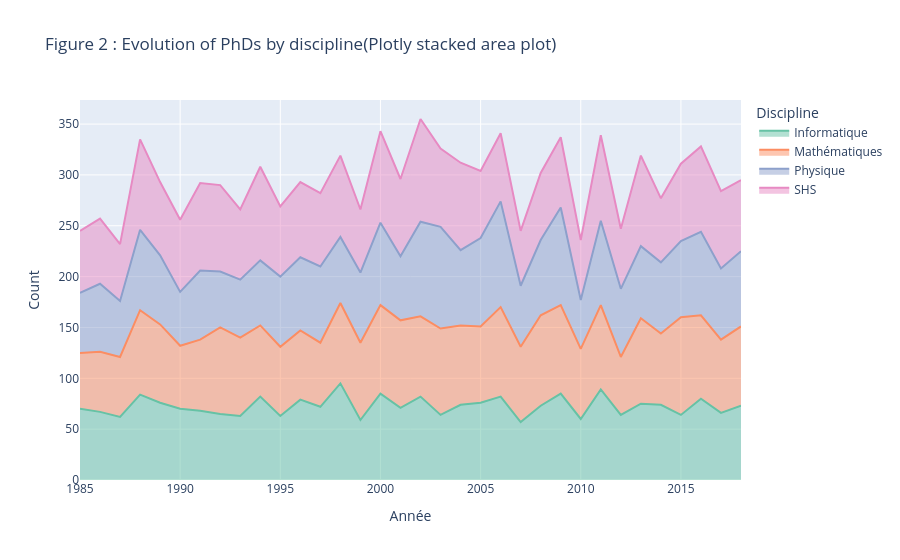

Here is the notebook cell this chart was saved with:
### Code cell
# WITH PLOTLY

#  Plot the stacked area chart with Plotly
fig = px.area(
    discipline_count2,
    x='Année',
    y='Count',
    color='Discipline',
    title='Figure 2 : Evolution of PhDs by discipline(Plotly stacked area plot)',
    color_discrete_sequence=px.colors.qualitative.Set2
)

plt.savefig('Figure2_quantitative_evolution_of_phds_from_1985_to_2018_(Plotly_stacked_area_plot).png', dpi=300)

# Show the plot
fig.show()

### Figure 1 — Plotly figure (JSON) as saved in the notebook; plotly's stock layout.template omitted (floating-point values rounded to 4 significant figures)
{"data": [{"fillpattern": {"shape": ""}, "hovertemplate": "Discipline=Informatique<br>Année=%{x}<br>Count=%{y}<extra></extra>", "legendgroup": "Informatique", "line": {"color": "rgb(102,194,165)"}, "marker": {"symbol": "circle"}, "mode": "lines", "name": "Informatique", "orientation": "v", "showlegend": true, "stackgroup": "1", "type": "scatter", "x": [1985, 1986, 1987, 1988, 1989, 1990, 1991, 1992, 1993, 1994, 1995, 1996, 1997, 1998, 1999, 2000, 2001, 2002, 2003, 2004, 2005, 2006, 2007, 2008, 2009, 2010, 2011, 2012, 2013, 2014, 2015, 2016, 2017, 2018], "xaxis": "x", "y": [70, 67, 62, 84, 76, 70, 68, 65, 63, 82, 63, 79, 72, 95, 59, 85, 71, 82, 64, 74, 76, 82, 57, 73, 85, 60, 89, 64, 75, 74, 64, 80, 66, 73], "yaxis": "y"}, {"fillpattern": {"shape": ""}, "hovertemplate": "Discipline=Mathématiques<br>Année=%{x}<br>Count=%{y}<extra></extra>", "legendgroup": "Mathématiques", "line": {"color": "rgb(252,141,98)"}, "marker": {"symbol": "circle"}, "mode": "lines", "name": "Mathématiques", "orientation": "v", "showlegend": true, "stackgroup": "1", "type": "scatter", "x": [1985, 1986, 1987, 1988, 1989, 1990, 1991, 1992, 1993, 1994, 1995, 1996, 1997, 1998, 1999, 2000, 2001, 2002, 2003, 2004, 2005, 2006, 2007, 2008, 2009, 2010, 2011, 2012, 2013, 2014, 2015, 2016, 2017, 2018], "xaxis": "x", "y": [55, 59, 59, 83, 77, 62, 70, 85, 77, 70, 68, 68, 63, 79, 76, 87, 86, 79, 85, 78, 75, 88, 74, 89, 87, 69, 83, 57, 84, 70, 96, 82, 72, 78], "yaxis": "y"}, {"fillpattern": {"shape": ""}, "hovertemplate": "Discipline=Physique<br>Année=%{x}<br>Count=%{y}<extra></extra>", "legendgroup": "Physique", "line": {"color": "rgb(141,160,203)"}, "marker": {"symbol": "circle"}, "mode": "lines", "name": "Physique", "orientation": "v", "showlegend": true, "stackgroup": "1", "type": "scatter", "x": [1985, 1986, 1987, 1988, 1989, 1990, 1991, 1992, 1993, 1994, 1995, 1996, 1997, 1998, 1999, 2000, 2001, 2002, 2003, 2004, 2005, 2006, 2007, 2008, 2009, 2010, 2011, 2012, 2013, 2014, 2015, 2016, 2017, 2018], "xaxis": "x", "y": [59, 67, 55, 79, 68, 53, 68, 55, 57, 64, 69, 72, 75, 65, 69, 81, 63, 93, 100, 74, 87, 104, 60, 74, 96, 48, 83, 67, 71, 70, 75, 82, 70, 74], "yaxis": "y"}, {"fillpattern": {"shape": ""}, "hovertemplate": "Discipline=SHS<br>Année=%{x}<br>Count=%{y}<extra></extra>", "legendgroup": "SHS", "line": {"color": "rgb(231,138,195)"}, "marker": {"symbol": "circle"}, "mode": "lines", "name": "SHS", "orientation": "v", "showlegend": true, "stackgroup": "1", "type": "scatter", "x": [1985, 1986, 1987, 1988, 1989, 1990, 1991, 1992, 1993, 1994, 1995, 1996, 1997, 1998, 1999, 2000, 2001, 2002, 2003, 2004, 2005, 2006, 2007, 2008, 2009, 2010, 2011, 2012, 2013, 2014, 2015, 2016, 2017, 2018], "xaxis": "x", "y": [61, 64, 56, 89, 72, 71, 86, 85, 69, 92, 69, 74, 72, 80, 62, 90, 76, 101, 77, 86, 66, 67, 54, 66, 69, 59, 84, 59, 89, 63, 76, 84, 76, 70], "yaxis": "y"}], "layout": {"legend": {"title": {"text": "Discipline"}, "tracegroupgap": 0}, "title": {"text": "Figure 2 : Evolution of PhDs by discipline(Plotly stacked area plot)"}, "xaxis": {"anchor": "y", "domain": [0, 1], "title": {"text": "Année"}}, "yaxis": {"anchor": "x", "domain": [0, 1], "title": {"text": "Count"}}}}
